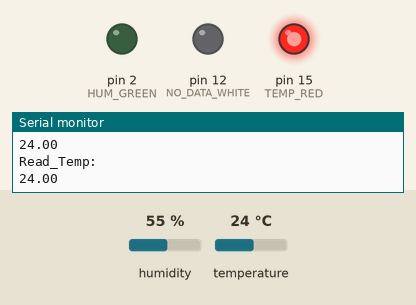
This sketch was run on a simulated Arduino Uno, built with avr-gcc and run on an emulated ATmega328P. Shown: output pins drawn as LEDs (lit = HIGH), the last lines printed to the serial monitor. The test bench sets the inputs (shaded band); at power-on: temperature 24 °C, humidity 55 %.

Above: at 2.8 s.
2.9 s: temperature set to 3 °C
5.6 s: temperature set to 0 °C
At 7.3 s:
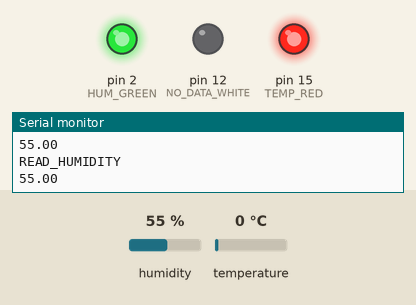
Timing chart, 0 to 8.8 s (numbered marks = the images above; inputs shaded):
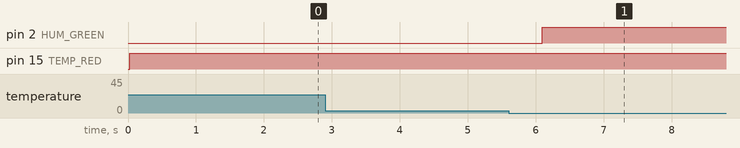

The sketch:

08_DHT_LED.ino
```cpp
// 8) WAP to interface T/RH sensor and monitor the room tempteature and indicate using appropriate color LED.

#include "DHT.h"
#define TEMP_RED 15
#define HUM_GREEN 2
#define NO_DATA_WHITE 12
#define SENSE 13
float var_t, var_h;
DHT dht(SENSE, DHT11);

void setup() {
  // put your setup code here, to run once:
  Serial.begin(115200);
  pinMode(TEMP_RED, OUTPUT);
  pinMode(HUM_GREEN, OUTPUT);
  pinMode(NO_DATA_WHITE, OUTPUT);
  pinMode(SENSE, INPUT);
}

void loop() {
  // put your main code here, to run repeatedly:
  var_h = dht.readHumidity();
  var_t = dht.readTemperature();


  if(var_t > 1)
  {
    digitalWrite(TEMP_RED, 1);
    digitalWrite(NO_DATA_WHITE, 0);
    Serial.println("Read_Temp: ");
    Serial.print(var_t);
    Serial.println("\n");
    delay(1000);
  }
  else if(var_h > 1)
  {
    digitalWrite(HUM_GREEN, 1);
    digitalWrite(NO_DATA_WHITE, 0);
    Serial.println("READ_HUMIDITY ");
    Serial.print(var_h);
    Serial.println("\n");
    delay(1000);
  }
  else
  {
    digitalWrite(NO_DATA_WHITE, 1);
    digitalWrite(TEMP_RED, 0);
    digitalWrite(HUM_GREEN, 0);
    Serial.println("READ_Nothing\n");
    //delay(1000);
  }

}
```

Measured:
- the behaviour switches between 2 and 1 °C on temperature (found by bisection; images 0 and 1)
- after the input at 5.6 s, pin 2 (HUM_GREEN): LOW → HIGH after 0.50 s
